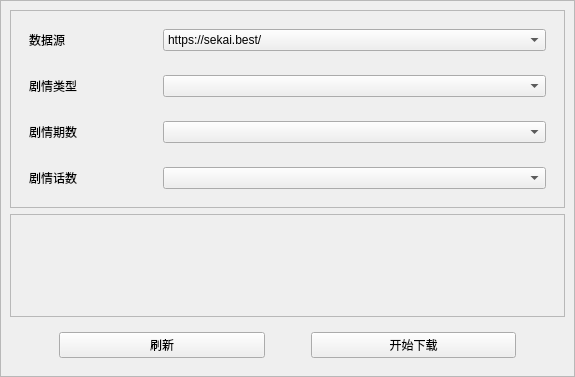
<?xml version="1.0" encoding="UTF-8"?>
<ui version="4.0">
 <class>DownloadWidget</class>
 <widget class="QWidget" name="DownloadWidget">
  <property name="geometry">
   <rect>
    <x>0</x>
    <y>0</y>
    <width>575</width>
    <height>377</height>
   </rect>
  </property>
  <property name="windowTitle">
   <string>Form</string>
  </property>
  <property name="styleSheet">
   <string notr="true">QFrame{background-color:rgb(248, 248, 248);border-color: rgb(204, 204, 204);border-size:2px;border-radius:10px;}
QFrame#MainFrame{background-color: rgb(255, 255, 255);}
QPushButton{border: 2px solid grey; border-radius: 10px;}
QScrollArea{background-color: rgba(255, 255, 255, 204);border: none;outline:0px;}
#LogScrollAreaContents{background-color: rgb(250,250,250);border: none;border-radius:5px;outline:0px;}
#LogScrollAreaContents &gt; QFrame{background:transparent;}</string>
  </property>
  <layout class="QGridLayout" name="gridLayout">
   <property name="leftMargin">
    <number>0</number>
   </property>
   <property name="topMargin">
    <number>0</number>
   </property>
   <property name="rightMargin">
    <number>0</number>
   </property>
   <property name="bottomMargin">
    <number>0</number>
   </property>
   <item row="0" column="0">
    <widget class="QFrame" name="MainFrame">
     <property name="frameShape">
      <enum>QFrame::StyledPanel</enum>
     </property>
     <property name="frameShadow">
      <enum>QFrame::Raised</enum>
     </property>
     <layout class="QVBoxLayout" name="verticalLayout">
      <item>
       <widget class="QFrame" name="frame_5">
        <property name="frameShape">
         <enum>QFrame::StyledPanel</enum>
        </property>
        <property name="frameShadow">
         <enum>QFrame::Raised</enum>
        </property>
        <layout class="QVBoxLayout" name="verticalLayout_2">
         <item>
          <widget class="QFrame" name="frame">
           <property name="sizePolicy">
            <sizepolicy hsizetype="Minimum" vsizetype="Maximum">
             <horstretch>0</horstretch>
             <verstretch>0</verstretch>
            </sizepolicy>
           </property>
           <layout class="QHBoxLayout" name="horizontalLayout" stretch="1,3">
            <item>
             <widget class="QLabel" name="L0">
              <property name="text">
               <string>数据源</string>
              </property>
             </widget>
            </item>
            <item>
             <widget class="QComboBox" name="DataSourceBox">
              <item>
               <property name="text">
                <string>https://sekai.best/</string>
               </property>
              </item>
              <item>
               <property name="text">
                <string>https://pjsek.ai/</string>
               </property>
              </item>
             </widget>
            </item>
           </layout>
          </widget>
         </item>
         <item>
          <widget class="QFrame" name="frame_2">
           <property name="sizePolicy">
            <sizepolicy hsizetype="Minimum" vsizetype="Maximum">
             <horstretch>0</horstretch>
             <verstretch>0</verstretch>
            </sizepolicy>
           </property>
           <layout class="QHBoxLayout" name="horizontalLayout_2" stretch="1,3">
            <item>
             <widget class="QLabel" name="L1">
              <property name="text">
               <string>剧情类型</string>
              </property>
             </widget>
            </item>
            <item>
             <widget class="QComboBox" name="DataTypeBox"/>
            </item>
           </layout>
          </widget>
         </item>
         <item>
          <widget class="QFrame" name="frame_3">
           <property name="sizePolicy">
            <sizepolicy hsizetype="Minimum" vsizetype="Maximum">
             <horstretch>0</horstretch>
             <verstretch>0</verstretch>
            </sizepolicy>
           </property>
           <layout class="QHBoxLayout" name="horizontalLayout_3" stretch="1,3">
            <item>
             <widget class="QLabel" name="L2">
              <property name="text">
               <string>剧情期数</string>
              </property>
             </widget>
            </item>
            <item>
             <widget class="QComboBox" name="DataPeriodBox"/>
            </item>
           </layout>
          </widget>
         </item>
         <item>
          <widget class="QFrame" name="frame_4">
           <property name="sizePolicy">
            <sizepolicy hsizetype="Minimum" vsizetype="Preferred">
             <horstretch>0</horstretch>
             <verstretch>0</verstretch>
            </sizepolicy>
           </property>
           <layout class="QHBoxLayout" name="horizontalLayout_4" stretch="1,3">
            <item>
             <widget class="QLabel" name="L3">
              <property name="text">
               <string>剧情话数</string>
              </property>
             </widget>
            </item>
            <item>
             <widget class="QComboBox" name="DataEpisodeBox"/>
            </item>
           </layout>
          </widget>
         </item>
        </layout>
       </widget>
      </item>
      <item>
       <widget class="QScrollArea" name="LogScrollArea">
        <property name="verticalScrollBarPolicy">
         <enum>Qt::ScrollBarAlwaysOff</enum>
        </property>
        <property name="horizontalScrollBarPolicy">
         <enum>Qt::ScrollBarAlwaysOff</enum>
        </property>
        <property name="widgetResizable">
         <bool>true</bool>
        </property>
        <property name="alignment">
         <set>Qt::AlignLeading|Qt::AlignLeft|Qt::AlignTop</set>
        </property>
        <widget class="QWidget" name="LogScrollAreaContents">
         <property name="geometry">
          <rect>
           <x>0</x>
           <y>0</y>
           <width>557</width>
           <height>133</height>
          </rect>
         </property>
         <layout class="QVBoxLayout" name="LogScrollAreaContentsLayout">
          <property name="spacing">
           <number>10</number>
          </property>
         </layout>
        </widget>
       </widget>
      </item>
      <item>
       <widget class="QWidget" name="ButtonWidgets" native="true">
        <property name="sizePolicy">
         <sizepolicy hsizetype="Preferred" vsizetype="Maximum">
          <horstretch>0</horstretch>
          <verstretch>0</verstretch>
         </sizepolicy>
        </property>
        <layout class="QHBoxLayout" name="horizontalLayout_5" stretch="0,1,0,1,0">
         <item>
          <spacer name="horizontalSpacer_3">
           <property name="orientation">
            <enum>Qt::Horizontal</enum>
           </property>
           <property name="sizeHint" stdset="0">
            <size>
             <width>40</width>
             <height>20</height>
            </size>
           </property>
          </spacer>
         </item>
         <item>
          <widget class="QPushButton" name="RefreshButton">
           <property name="text">
            <string>刷新</string>
           </property>
          </widget>
         </item>
         <item>
          <spacer name="horizontalSpacer">
           <property name="orientation">
            <enum>Qt::Horizontal</enum>
           </property>
           <property name="sizeHint" stdset="0">
            <size>
             <width>40</width>
             <height>20</height>
            </size>
           </property>
          </spacer>
         </item>
         <item>
          <widget class="QPushButton" name="DownloadButton">
           <property name="text">
            <string>开始下载</string>
           </property>
          </widget>
         </item>
         <item>
          <spacer name="horizontalSpacer_2">
           <property name="orientation">
            <enum>Qt::Horizontal</enum>
           </property>
           <property name="sizeHint" stdset="0">
            <size>
             <width>40</width>
             <height>20</height>
            </size>
           </property>
          </spacer>
         </item>
        </layout>
       </widget>
      </item>
     </layout>
    </widget>
   </item>
  </layout>
 </widget>
 <resources/>
 <connections/>
</ui>
